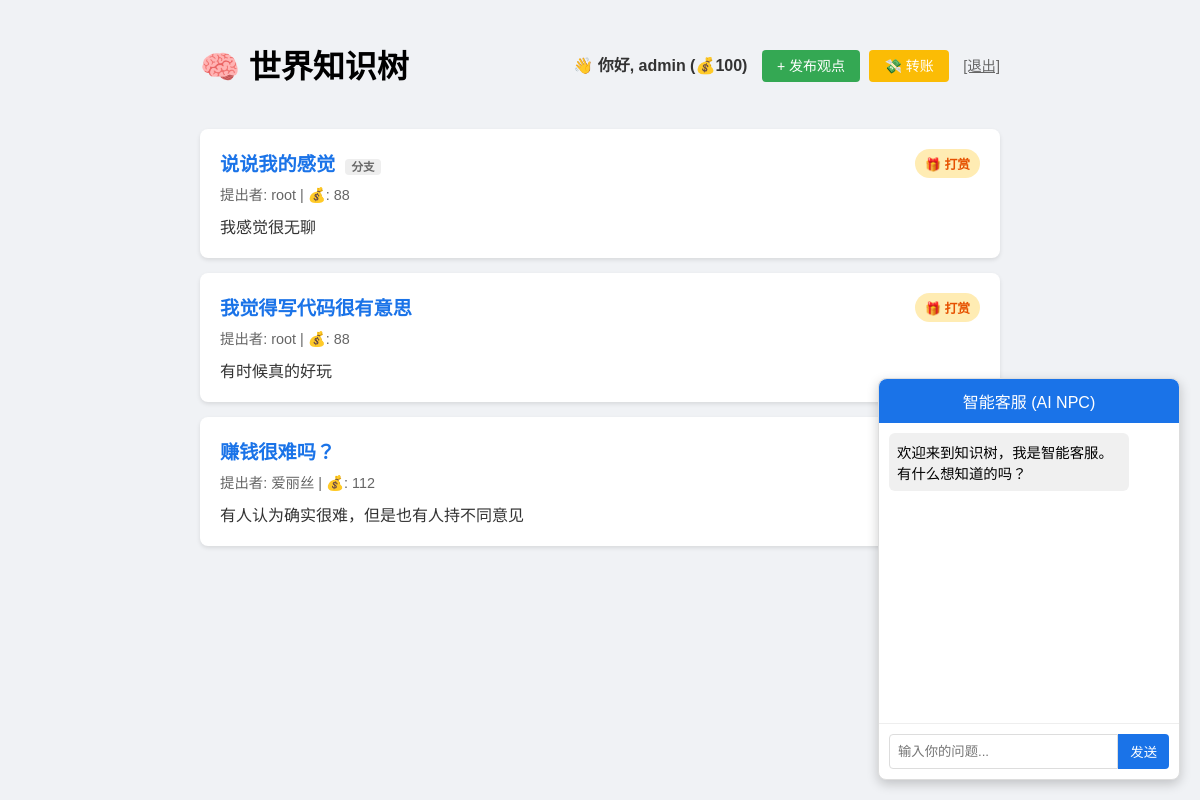
The app's page / (signed in) with its own data.
### universe/models.py (models this page shows, shortened)
class Player(AbstractUser):
    coins = models.IntegerField(default=100, verbose_name="金币")
    level = models.IntegerField(default=1, verbose_name="等级")
    bio = models.TextField(blank=True, verbose_name="个人简介")

class MindNode(models.Model):
    title = models.CharField(max_length=200, verbose_name="观点标题")
    content = models.TextField(verbose_name="详细观点")
    creator = models.ForeignKey(Player, on_delete=models.CASCADE, verbose_name="提出者")
    parent = models.ForeignKey('self', null=True, blank=True, on_delete=models.CASCADE, related_name='children', verbose_name="父观点")
    created_at = models.DateTimeField(auto_now_add=True, verbose_name="创建时间")

### universe/views.py (the view)
# urls.py: path('', views.index, name='index'),
def index(request):
    nodes = MindNode.objects.all().order_by('-created_at') # 按时间倒序，新的在上面
    context = {'nodes': nodes}
    return render(request, 'index.html', context)

### universe/templates/index.html (shortened to what this page needs)
<!DOCTYPE html>
<html>
<head>
</head>
<body>
    <div class="header">
        <h1>🧠 世界知识树</h1>
        <div>
            {% if user.is_authenticated %}
                <span class="user-info">👋 你好, {{ user.username }} (💰{{ user.coins }})</span>
                <a href="/create/" class="btn" style="background-color: #34a853; margin-left: 10px;">+ 发布观点</a>
                <a href="/transfer/" class="btn" style="background-color: #fbbc05; margin-left: 5px;">💸 转账</a>
                <a href="/logout/" style="margin-left: 10px; color: #666; font-size: 0.9em;">[退出]</a>
            {% else %}
                <a href="/register/" class="btn">注册新账号</a>
            {% endif %}
        </div>
    </div>
    {% for node in nodes %}
        <div class="card">
            <div style="display: flex; justify-content: space-between; align-items: start;">
                <div class="title">
                    <a href="/node/{{ node.id }}/" style="text-decoration: none; color: #1a73e8;">{{ node.title }}</a>
                    {% if node.parent %}
                        <span style="font-size: 0.6em; color: #666; background: #eee; padding: 2px 6px; border-radius: 4px; margin-left: 5px;">分支</span>
                    {% endif %}
                </div>
                {% if user.is_authenticated and user != node.creator %}
                    <a href="/tip/{{ node.id }}/" style="background: #ffecb3; color: #e65100; text-decoration: none; padding: 5px 10px; border-radius: 20px; font-size: 0.8em; font-weight: bold;">🎁 打赏</a>
                {% endif %}
            </div>
            <div class="author">提出者: {{ node.creator.username }} | 💰: {{ node.creator.coins }}</div>
            <div class="content">{{ node.content }}</div>
        </div>
    {% empty %}
        <p style="text-align: center;">这个世界还是一片荒芜。</p>
    {% endfor %}
    <div id="chat-widget">
        <div id="chat-header">智能客服 (AI NPC)</div>
        <div id="chat-body">
            <div class="msg ai-msg">欢迎来到知识树，我是智能客服。有什么想知道的吗？</div>
        </div>
        <div id="chat-input-container">
            <input type="text" id="chat-input" placeholder="输入你的问题..." required>
            <button id="chat-send">发送</button>
        </div>
    </div>
</body>
</html>

### universe/templates/index.html (style rules this page uses)
body { font-family: sans-serif; background-color: #f0f2f5; padding: 20px; max-width: 800px; margin: 0 auto; }
.header { display: flex; justify-content: space-between; align-items: center; margin-bottom: 20px; }
.card { background: white; padding: 20px; margin-bottom: 15px; border-radius: 8px; box-shadow: 0 2px 4px rgba(0,0,0,0.1); }
.title { color: #1a73e8; font-size: 1.2em; font-weight: bold; }
.author { color: #666; font-size: 0.9em; margin-top: 5px; }
.content { margin-top: 10px; color: #333; }
.btn { text-decoration: none; padding: 8px 15px; border-radius: 4px; color: white; background-color: #1a73e8; font-size: 14px; }
.user-info { font-weight: bold; color: #333; }
#chat-widget { position: fixed; bottom: 20px; right: 20px; width: 300px; height: 400px; background: white; border: 1px solid #ddd; border-radius: 8px; box-shadow: 0 4px 12px rgba(0,0,0,0.2); display: flex; flex-direction: column; z-index: 1000; }
#chat-header { background: #1a73e8; color: white; padding: 10px; border-top-left-radius: 8px; border-top-right-radius: 8px; cursor: pointer; text-align: center; }
#chat-body { flex-grow: 1; padding: 10px; overflow-y: auto; border-bottom: 1px solid #eee; }
.msg { margin-bottom: 10px; padding: 8px; border-radius: 6px; max-width: 80%; font-size: 0.9em; }
.ai-msg { background: #f0f0f0; margin-right: auto; }
#chat-input-container { padding: 10px; display: flex; }
#chat-input { flex-grow: 1; padding: 8px; border: 1px solid #ddd; border-radius: 4px 0 0 4px; }
#chat-send { background: #1a73e8; color: white; border: none; padding: 8px 12px; border-radius: 0 4px 4px 0; cursor: pointer; }

### records on screen
Player: username "admin", coins "100"
MindNode: title "说说我的感觉", shows "分支", creator.username "root", creator.coins "88", content "我感觉很无聊"
MindNode: title "我觉得写代码很有意思", creator.username "root", creator.coins "88", content "有时候真的好玩"
MindNode: title "赚钱很难吗？", creator.username "爱丽丝", creator.coins "112", content "有人认为确实很难，但是也有人持不同意见"
